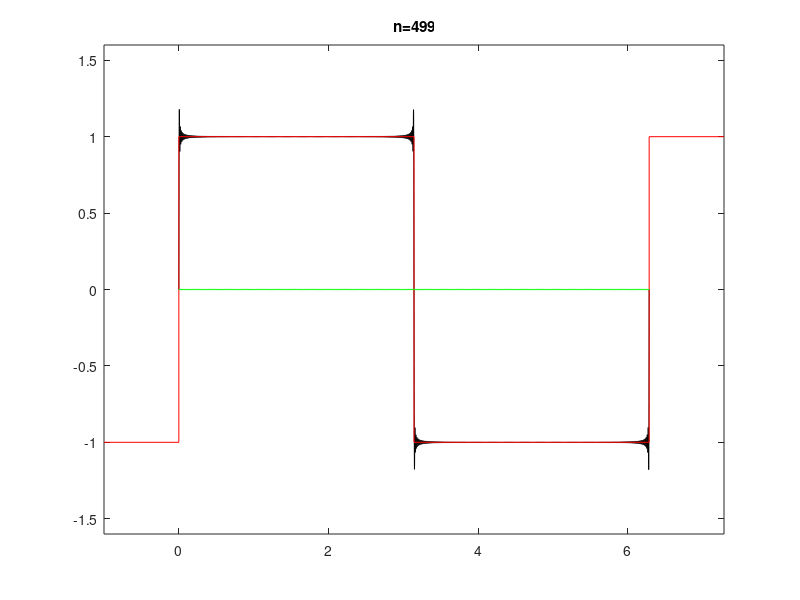

This figure's MATLAB source:
close all;
clear all;
npoints=10000;
x=linspace(0,2*pi,npoints);
figure('position',[50 50 700 700])
f=zeros(1,npoints);
xs=[-1 0 0 pi pi 2*pi 2*pi 2*pi+1];
ys=[-1 -1 1 1 -1 -1 1 1];
for n=1:2:500
  term=sin(n*x)*(4/(n*pi));
    f=f+term;
    clf;
    plot(x,f,'k-');
    xlim([-1 2*pi+1]);
    ylim([-1.6 1.6]);
    title(['n=',num2str(n)]);
    hold on
    plot(xs,ys,'r-');
    plot(x,term,'g-');
    if n<16
%        pause(.1)
        cont=input('')
    else
        pause(0.01)
    end
end